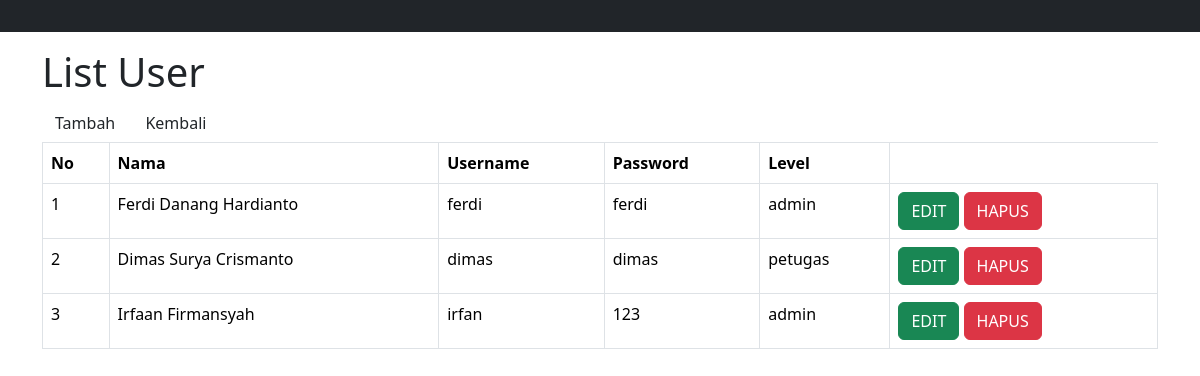
Screenshot of /admin/user.php with the database file from the repository.
### tables this page shows
CREATE TABLE `user` (
  `id_user` int(11) NOT NULL,
  `nama` text NOT NULL,
  `username` varchar(50) NOT NULL,
  `password` varchar(50) NOT NULL,
  `level` text NOT NULL
);

### admin/user.php (the view, shortened to what this page needs)
<?php
include 'header.php';
?>
<div class="container mt-3">
	<h1>List User</h1>
	<a href="user_add.php" class="btn btn-default">Tambah</a>
	<a href="index.php" class="btn btn-default">Kembali</a>
      <table class="table table-bordered">
		<tr>
			<th>No</th>
			<th>Nama</th>
			<th>Username</th>
			<th>Password</th>
			<th>Level</th>
		</tr>
		<?php
		include '../koneksi.php';
		$data = mysqli_query($koneksi,"select * from user");
		while($d = mysqli_fetch_array($data)){
			?>
			<tr>
				<td><?php echo $d['id_user'] ?></td>
				<td><?php echo $d['nama']; ?></td>
				<td><?php echo $d['username']; ?></td>
				<td><?php echo $d['password']; ?></td>
				<td><?php echo $d['level']; ?></td>
				<td>
					<a href="user_update.php?id=<?php echo $d['id_user']; ?>" class="btn btn-success">EDIT</a>
					<a href="user_delete.php?id=<?php echo $d['id_user']; ?>" class="btn btn-danger">HAPUS</a>
				</td>
			</tr>
			<?php
		}
		?>
	</table>
</body>
</html>

### rows the page displays
user: id_user "1", nama "Ferdi Danang Hardianto", username "ferdi", password "ferdi", level "admin"
user: id_user "2", nama "Dimas Surya Crismanto", username "dimas", password "dimas", level "petugas"
user: id_user "3", nama "Irfaan Firmansyah", username "irfan", password "123", level "admin"
